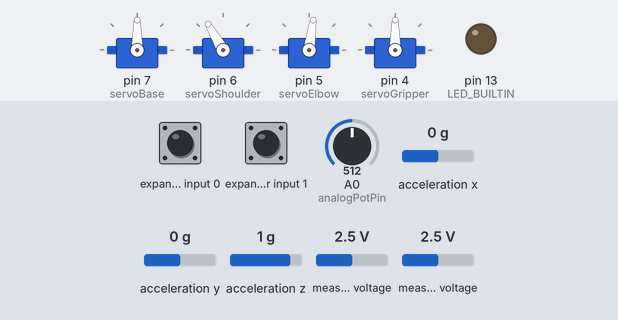
A program run on a simulated Arduino Uno, built with avr-gcc and run on an emulated ATmega328P. Shown: 4 × servo, output pins drawn as LEDs (lit = HIGH). Wiring (inferred from the names in the program): Wii Nunchuk at I2C address 0x52. Inputs (shaded band) come from the test bench; at power-on: measured voltage 2.5 V, acceleration y 0 g, A0 (analogPotPin) = 512, expander input 0 HIGH, expander input 1 HIGH, acceleration x 0 g, acceleration z 1 g.

Above: at 1.2 s.
1.3 s: measured voltage (sensor 200) set to 1.4 V
2.8 s: measured voltage (sensor 200) set to 1.1 V
At 4.3 s:
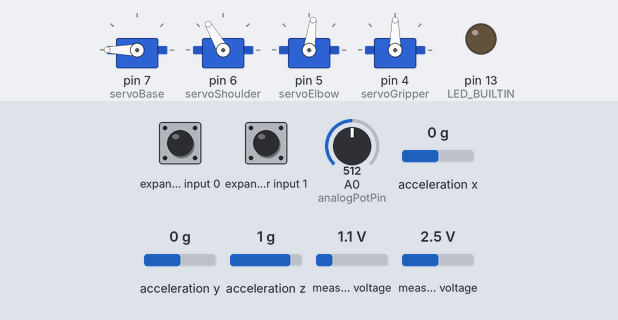
5.3 s: measured voltage (sensor 201) set to 1.5 V
6.8 s: measured voltage (sensor 201) set to 1.2 V
At 8.1 s:
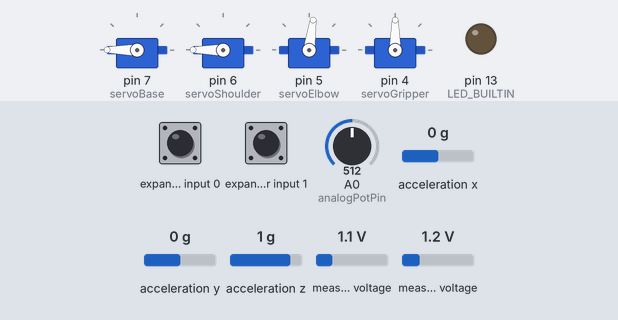
8.9 s: acceleration y set to -1.4 g
At 10.1 s:
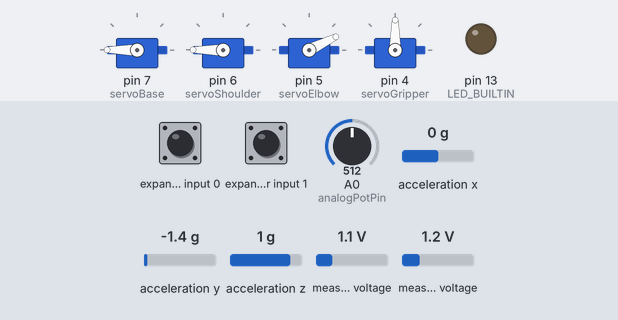
10.4 s: measured voltage (sensor 200) set to 3.6 V
11.9 s: measured voltage (sensor 200) set to 3.9 V
At 15.0 s:
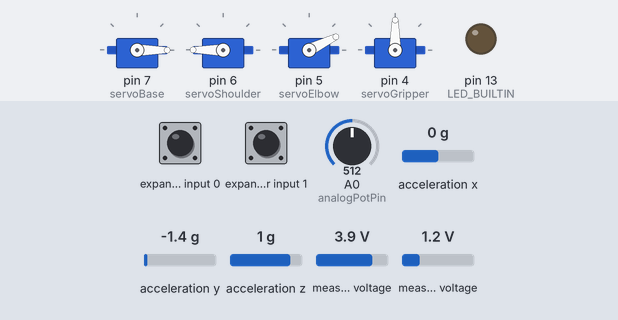
Timing chart, 0 to 15.9 s (numbered marks = the images above; inputs shaded):
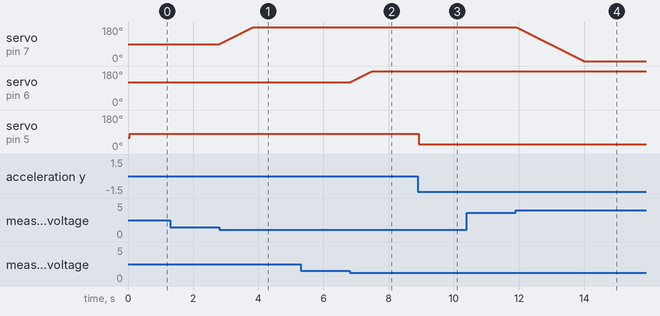

The program:

main.cpp
```cpp
#include <Arduino.h>
#include <Servo.h>
#include <Wire.h>

Servo servoBase;
Servo servoShoulder;
Servo servoElbow;
Servo servoGripper;

int servoBasePosition = 90;
int servoShoulderPosition = 120;
int servoElbowPosition = 60;
int servoGipperPosition = 90;

int analogPotPin = 0;     // potentiometer wiper (middle terminal) connected to analog pin 3
                       // outside leads to ground and +5V

int gyroCounter = 0;
int oldAccelY = 0;

// Wiichuck Calibration
#define ZEROX 1024/2
#define ZEROY 400
#define ZEROZ 530

#define ZEROXX 512
#define ZEROYY 515

// Address I2C Wiichuck
#define WII_NUNCHUK_I2C_ADDRESS 0x52

// définition d'une variable counter
int counter;

// définition d'un tableau de données
uint8_t data[6];

void setup()
{
    // put your setup code here, to run once:
    pinMode(LED_BUILTIN, OUTPUT);

    Serial.begin(9600);              //  setup serial

    // Attach servo
    servoBase.attach(7);
    servoShoulder.attach(6);
    servoElbow.attach(5);
    servoGripper.attach(4);

    // Servo Init position
    servoBase.write(servoBasePosition);
    servoShoulder.write(servoShoulderPosition);
    servoElbow.write(servoElbowPosition);
    // servoGripper.write(0);

    // initialisation du nunchuck
    Wire.begin();

    Wire.beginTransmission(WII_NUNCHUK_I2C_ADDRESS);
    Wire.write(0xF0);
    Wire.write(0x55);
    Wire.endTransmission();

    Wire.beginTransmission(WII_NUNCHUK_I2C_ADDRESS);
    Wire.write(0xFB);
    Wire.write(0x00);
    Wire.endTransmission();
}

void loop()
{
    // put your main code here, to run repeatedly:

    servoBase.write(servoBasePosition);

    // potentiometer
    float potValue = analogRead(analogPotPin);
    potValue = map(potValue, 0, 1023, 0, 180);
    //Serial.println(potValue);

    //
    // for (int pos = 0; pos <= 180; pos++) {
    //   // in steps of 1 degree
    //   servoBase.write(pos);
    //   servoShoulder.write(pos);
    //   servoElbow.write(pos);
    //   servoGripper.write(pos);
    //   delay(15);
    // }
    // for (int pos = 180; pos > 0; pos--) {
    //   // in steps of 1 degree
    //   servoBase.write(pos);
    //   servoShoulder.write(pos);
    //   servoElbow.write(pos);
    //   servoGripper.write(pos);
    //   delay(15);
    // }

    // on demande 6 octets au nunchuck
    Wire.requestFrom(WII_NUNCHUK_I2C_ADDRESS, 6);

    counter = 0;
    // tant qu'il y a des données
    while(Wire.available())
    {
      // on récupère les données
      data[counter++] = Wire.read();
    }

    // on réinitialise le nunchuck pour la prochaine demande
    Wire.beginTransmission(WII_NUNCHUK_I2C_ADDRESS);
    Wire.write(0x00);
    Wire.endTransmission();

    if(counter >= 5)
    {
      // Get data
      double joy_x_axis = ((data[0] << 2) + ((data[5] >> 2) & 0x03) - ZEROXX);
      double joy_y_axis = ((data[1] << 2) + ((data[5] >> 2) & 0x03) - ZEROYY);

      double accelX = ((data[2] << 2) + ((data[5] >> 2) & 0x03) - ZEROX);
      double accelY = ((data[3] << 2) + ((data[5] >> 4) & 0x03) - ZEROY);
      double accelZ = ((data[4] << 2) + ((data[5] >> 6) & 0x03) - ZEROZ);

      int z_button = 1;
      if ((data[5] >> 0) & 1)
          z_button = 0;

      int c_button = 1;
      if ((data[6] >> 1) & 1)
          c_button = 0;

      // Mapping Data
      int x_value = map(joy_x_axis, -512, 512, -100, 100);
      int y_value = map(joy_y_axis, -512, 512, -100, 100);

      int accelY_value = map(accelY, -300, 150, 0, 90);

      if(x_value > -50 && x_value < 50)
      {
        // Nothing to do
      }
      else if(x_value < 50)
      {
        if(servoBasePosition <= 180)
          servoBasePosition += 1;
      }
      else if(x_value > 50)
      {
        if(servoBasePosition >= 0)
          servoBasePosition -= 1;
      }

      servoBase.write(servoBasePosition);


      //Serial.println(servoShoulderPosition); //-180

      if(y_value > -50 && y_value < 50)
      {
        // Nothing to do
      }
      else if(y_value < 50)
      {
        if(servoShoulderPosition <= 180)
          servoShoulderPosition += 1;
      }
      else if(y_value > 50)
      {
        if(servoShoulderPosition >= 70)
          servoShoulderPosition -= 1;
      }

      servoShoulder.write(servoShoulderPosition);

      //Elbow
      // if(accelY_value > -50 && accelY_value < 50)
      // {
      //   // Nothing to do
      // }
      // else if(accelY_value < 30)
      // {
      //   if(servoElbowPosition <= 180)
      //     servoElbowPosition += 1;
      // }
      // else if(accelY_value > 30)
      // {
      //   if(servoElbowPosition >= 0)
      //     servoElbowPosition -= 1;
      // }

      gyroCounter++;
      if(gyroCounter > 5)
      {
        servoElbow.write(accelY_value);
        gyroCounter = 0;
      }


      if(z_button == 1)
      {
        Serial.print("Base: ");
        Serial.print(servoBase.read());
        Serial.print(", Shoulder: ");
        Serial.print(servoShoulder.read());
        Serial.print(", Elbow: ");
        Serial.print(servoElbow.read());
        Serial.print(", Gripper: ");
        Serial.print(servoGripper.read());
        Serial.println("-------------------");

        delay(500);
      }


      // un petit delai pour pas saturer le servomoteur
      delay(10);
    }
}
```

Measured:
- the behaviour switches between 1.3 and 1.2 V on measured voltage (sensor 200) (found by bisection; images 0 and 1)
- the behaviour switches between 1.4 and 1.3 V on measured voltage (sensor 201) (found by bisection; images 1 and 2)
- the behaviour switches between 3.7 and 3.8 V on measured voltage (sensor 200) (found by bisection; images 3 and 4)
- after the input at 1.3 s, every drawn part: stays the same
- after the input at 2.8 s, servo on pin 7 (servoBase): moves from 90° to 180° over 1.0 s, starting at once
- after the input at 5.3 s, every drawn part: stays the same
- after the input at 6.8 s, servo on pin 6 (servoShoulder): moves from 120° to 180° over 0.68 s, starting at once
- after the input at 8.9 s, servo on pin 5 (servoElbow): 82° → 26° at once
- after the input at 10.4 s, every drawn part: stays the same
- after the input at 11.9 s, servo on pin 7 (servoBase): moves from 180° to 0° over 2.1 s, starting at once
